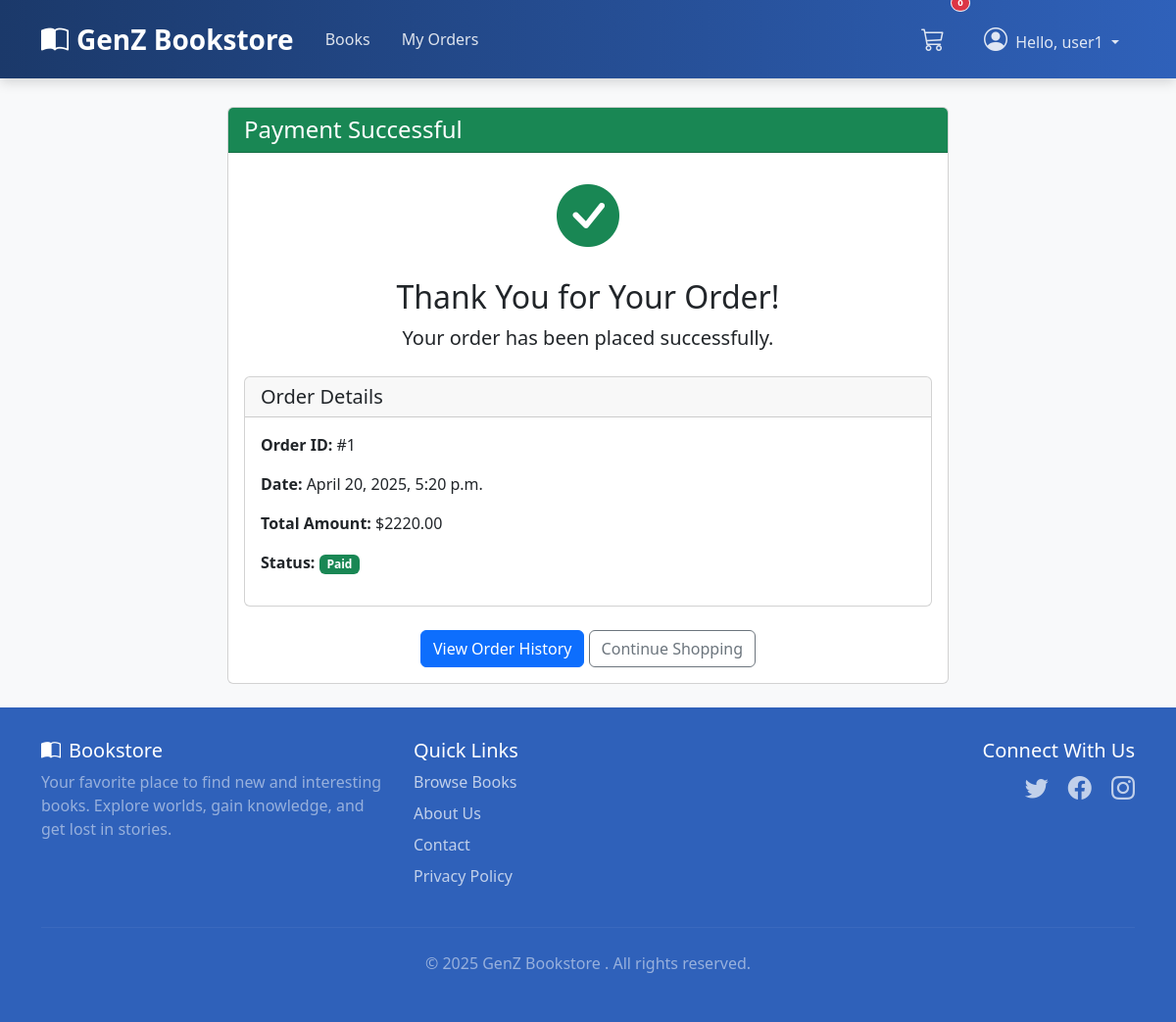
The page /orders/payment-summary/1/ (signed in) on the database its author committed.
### orders/models.py (models this page shows, shortened)
class Order(models.Model):
    STATUS_CHOICES = (
        ('pending', 'Pending'),
        ('paid', 'Paid'),
        ('shipped', 'Shipped'),
        ('delivered', 'Delivered'),
        ('cancelled', 'Cancelled'),
    )
    user = models.ForeignKey(User, on_delete=models.CASCADE, related_name='orders')
    total_price = models.DecimalField(max_digits=10, decimal_places=2)
    status = models.CharField(max_length=20, choices=STATUS_CHOICES, default='pending')
    created_at = models.DateTimeField(auto_now_add=True)
    updated_at = models.DateTimeField(auto_now=True)

### orders/views.py (the view)
# urls.py: path('payment-summary/<int:order_id>/', views.PaymentSummaryView.as_view(), name='payment_summary'),
class PaymentSummaryView(LoginRequiredMixin, View):
    template_name = 'orders/payment_summary.html'
    def get(self, request, order_id):
        try:
            order = Order.objects.get(id=order_id, user=request.user)
            return render(request, self.template_name, {'order': order})
        except Order.DoesNotExist:
            return redirect(reverse('books:book_list'))

### cart/context_processors.py (called while the page is built)
def cart_processor(request):
    cart = request.session.get('cart', {})
    cart_count = sum(item['quantity'] for item in cart.values())
    return {
        'cart_count': cart_count
    }

### templates/orders/payment_summary.html (shortened to what this page needs)
{% extends 'base/base.html' %}
{% block content %}
<div class="row justify-content-center">
    <div class="col-md-8">
        <div class="card">
            <div class="card-header bg-success text-white">
                <h4 class="mb-0">Payment Successful</h4>
            </div>
            <div class="card-body">
                <div class="text-center mb-4">
                    <i class="bi bi-check-circle-fill text-success" style="font-size: 4rem;"></i>
                    <h2 class="mt-3">Thank You for Your Order!</h2>
                    <p class="lead">Your order has been placed successfully.</p>
                </div>
                <div class="card mb-4">
                    <div class="card-header">
                        <h5 class="mb-0">Order Details</h5>
                    </div>
                    <div class="card-body">
                        <p><strong>Order ID:</strong> #{{ order.id }}</p>
                        <p><strong>Date:</strong> {{ order.created_at|date:"F j, Y, g:i a" }}</p>
                        <p><strong>Total Amount:</strong> ${{ order.total_price }}</p>
                        <p><strong>Status:</strong> <span class="badge bg-success">{{ order.status|title }}</span></p>
                    </div>
                </div>
                <div class="text-center">
                    <a href="{% url 'orders:order_history' %}" class="btn btn-primary">View Order History</a>
                    <a href="{% url 'books:book_list' %}" class="btn btn-outline-secondary">Continue Shopping</a>
                </div>
            </div>
        </div>
    </div>
</div>
{% endblock %}

### templates/base/base.html (shortened to what this page needs)
<!DOCTYPE html>
<html lang="en">
<head>
    <link href="https://cdn.jsdelivr.net/npm/bootstrap@5.3.2/dist/css/bootstrap.min.css" rel="stylesheet">
    <link rel="stylesheet" href="https://cdn.jsdelivr.net/npm/bootstrap-icons@1.11.1/font/bootstrap-icons.css">
    {% load static %}
</head>
<body>
    <nav class="navbar custom-navbar navbar-expand-lg navbar-dark fixed-top">
        <div class="container">
            <a class="navbar-brand" href="{% url 'books:book_list' %}">
                <i class="bi bi-book-half me-2"></i>GenZ Bookstore
            </a>
            <div class="collapse navbar-collapse" id="navbarNav">
                <ul class="navbar-nav me-auto mb-2 mb-lg-0">
                    <li class="nav-item">
                        <a class="nav-link {% if request.resolver_match.url_name == 'book_list' and request.resolver_match.app_name == 'books' %}active{% endif %}" href="{% url 'books:book_list' %}">Books</a>
                    </li>
                    {% if user.is_authenticated %}
                        <li class="nav-item">
                            <a class="nav-link {% if request.resolver_match.url_name == 'order_history' and request.resolver_match.app_name == 'orders' %}active{% endif %}" href="{% url 'orders:order_history' %}">My Orders</a>
                        </li>
                    {% endif %}
                </ul>
                <ul class="navbar-nav ms-auto align-items-lg-center">
                    {% if user.is_authenticated %}
                         <li class="nav-item me-lg-2">
                            <a class="nav-link position-relative cart-icon-wrapper" href="{% url 'cart:view_cart' %}">
                                <i class="bi bi-cart3 fs-4"></i>
                                <span class="position-absolute top-0 start-100 translate-middle badge rounded-pill bg-danger">
                                </span>
                            </a>
                        </li>
                        <li class="nav-item dropdown">
                            <a class="nav-link dropdown-toggle" href="#" role="button" data-bs-toggle="dropdown" aria-expanded="false">
                               <i class="bi bi-person-circle fs-4 me-1"></i> Hello, {{ user.username }}
                            </a>
                        </li>
                    {% endif %}
                </ul>
            </div>
        </div>
    </nav>
    <div class="container content-wrapper py-4">
        {% block content %}{% endblock %}
    </div>
    <footer class="site-footer text-white mt-auto">
        <div class="container">
            <div class="row">
                <div class="col-md-4 mb-4 mb-md-0">
                    <h5><i class="bi bi-book-half me-2"></i>Bookstore</h5>
                    <p class="text-white-50">Your favorite place to find new and interesting books. Explore worlds, gain knowledge, and get lost in stories.</p>
                </div>
                <div class="col-md-4 mb-4 mb-md-0">
                    <h5>Quick Links</h5>
                    <ul class="list-unstyled footer-links">
                        <li><a href="{% url 'books:book_list' %}">Browse Books</a></li>
                        <li><a href="#">About Us</a></li>
                        <li><a href="#">Contact</a></li>
                        <li><a href="#">Privacy Policy</a></li>
                    </ul>
                </div>
                <div class="col-md-4 text-md-end">
                    <h5>Connect With Us</h5>
                    <div class="social-icons">
                        <a href="#" title="Twitter"><i class="bi bi-twitter"></i></a>
                        <a href="#" title="Facebook"><i class="bi bi-facebook"></i></a>
                        <a href="#" title="Instagram"><i class="bi bi-instagram"></i></a>
                    </div>
                </div>
            </div>
            <hr class="my-4" style="border-color: rgba(255,255,255,0.2);">
            <div class="text-center text-white-50">
                 <p>© {% now "Y" %} GenZ Bookstore . All rights reserved.</p>
            </div>
        </div>
    </footer>
</body>
</html>

### templates/base/base.html (style rules this page uses)
body { display: flex; flex-direction: column; min-height: 100vh; padding-top: 85px; background-color: #f8f9fa; }
.content-wrapper { flex: 1 0 auto; }
.site-footer { flex-shrink: 0; background-color: rgba(47,97,186,1); }
.navbar.custom-navbar { background: linear-gradient(90deg, rgba(27,57,106,1) 0%, rgba(47,97,186,1) 100%); padding-top: 0; padding-bottom: 0; min-height: 80px; box-shadow: 0 4px 12px rgba(0,0,0,0.15); }
.navbar.custom-navbar .navbar-brand { font-weight: 600; font-size: 1.75rem; padding-top: 0.75rem; padding-bottom: 0.75rem; color: #ffffff; }
.navbar.custom-navbar .nav-link { padding: 1.2rem 1rem; color: rgba(255, 255, 255, 0.85); font-weight: 500; transition: background-color 0.2s ease-in-out, color 0.2s ease-in-out; border-bottom: 3px solid transparent; margin-bottom: -3px; }
.navbar.custom-navbar .cart-icon-wrapper .badge { border: 1px solid #fff; }
.site-footer { padding-top: 2rem; padding-bottom: 2rem; }
.footer-links li { margin-bottom: 0.5rem; }
.footer-links a { color: rgba(255, 255, 255, 0.7); text-decoration: none; transition: color 0.2s ease-in-out; }
.social-icons a { color: rgba(255, 255, 255, 0.7); font-size: 1.5rem; margin-left: 1rem; transition: color 0.2s ease-in-out; }
.cart-icon-wrapper .badge { font-size: 0.6em; }

### rows shown on the page
Order: id "1", created_at "April 20, 2025, 5:20 p.m.", total_price "2220.00", status "Paid"

### other values the page prints
{{ user.username }} "user1"
